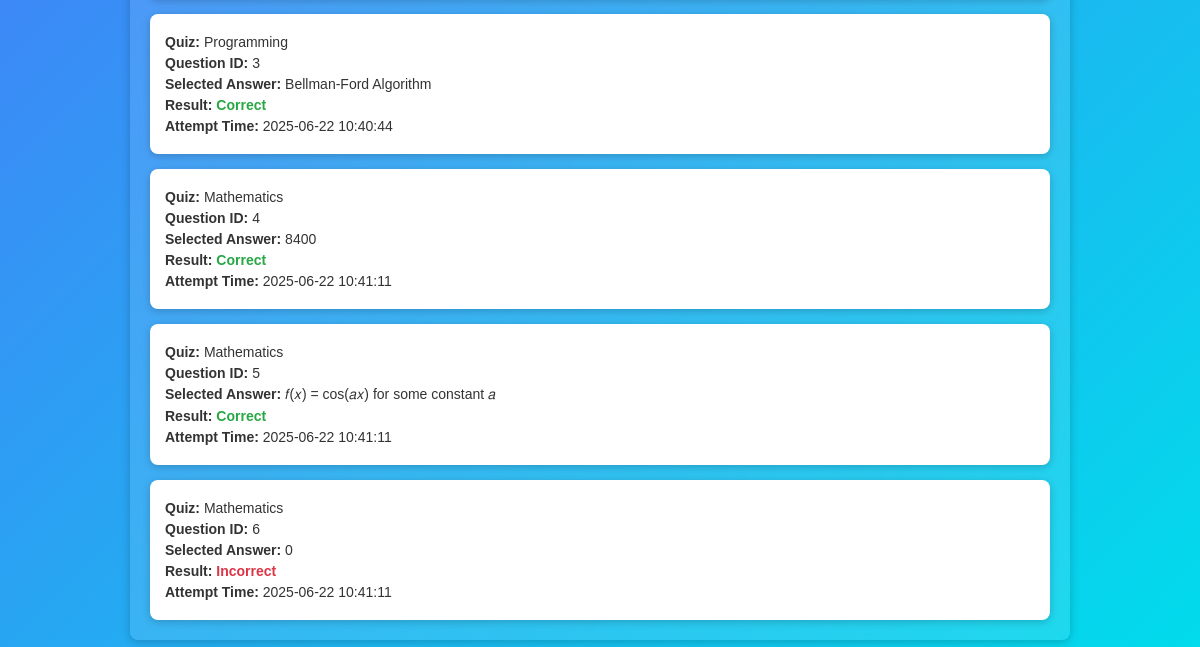
The app's page /progress (signed in, lower part), older data.
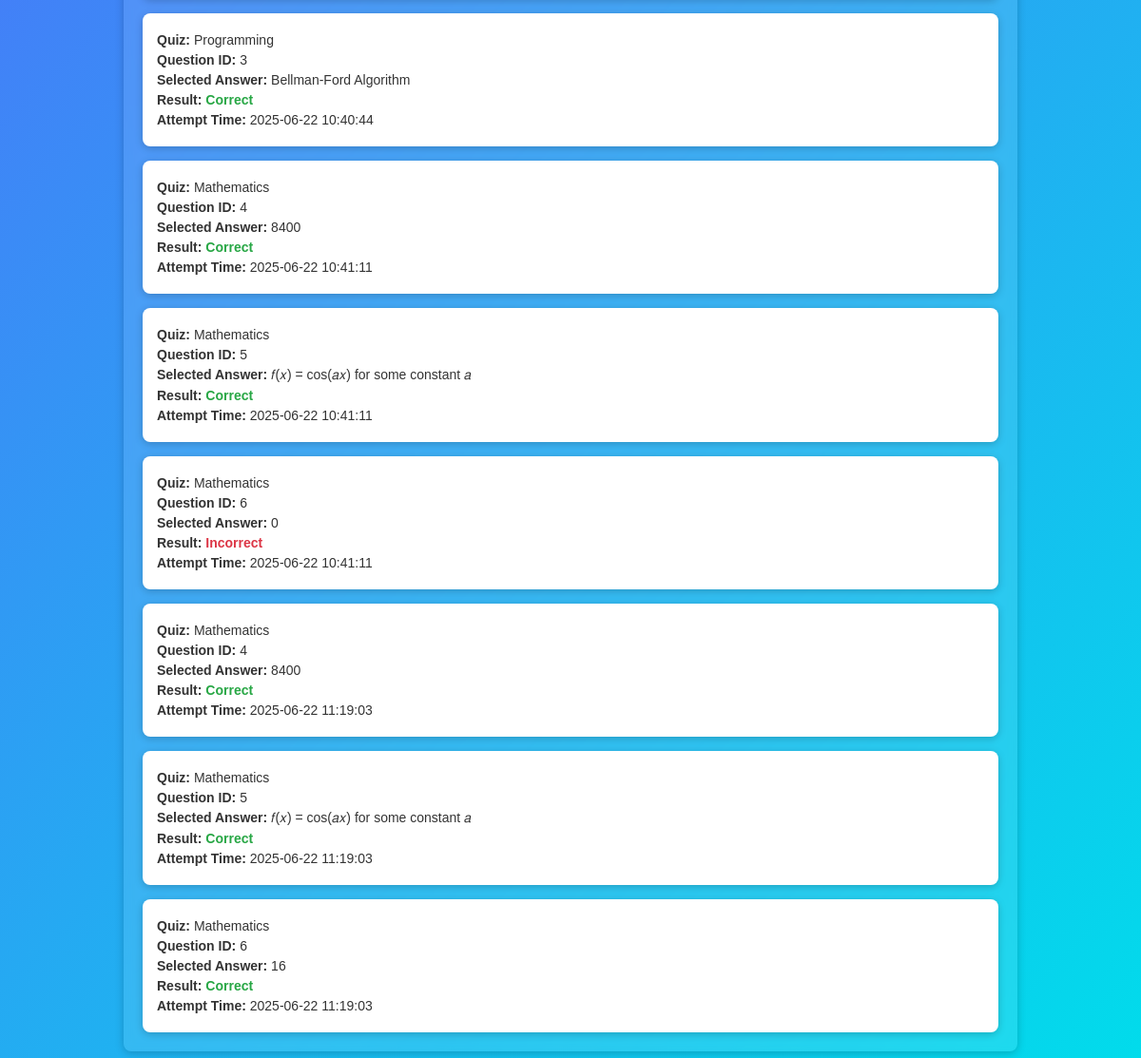
The same page, newer data.
### tables this page shows
CREATE TABLE attempts (
        attempt_id INTEGER PRIMARY KEY AUTOINCREMENT, 
        question_id INTEGER NOT NULL,
        quiz_id INTEGER NOT NULL,
        user_id INTEGER NOT NULL,
        score INTEGER NOT NULL,
        selected_answer TEXT NOT NULL,
        timestamp DATETIME DEFAULT CURRENT_TIMESTAMP,
        FOREIGN KEY (user_id) REFERENCES users (id) ON DELETE CASCADE,
        FOREIGN KEY (question_id) REFERENCES questions (question_id) ON DELETE CASCADE,
        FOREIGN KEY (quiz_id) REFERENCES quizzes (quiz_id) ON DELETE CASCADE
    );

CREATE TABLE quizzes (
        quiz_id INTEGER PRIMARY KEY AUTOINCREMENT,
        title TEXT NOT NULL,
        description TEXT NOT NULL
    );

### server.py (the view)
@app.route("/progress", methods = ["GET"])
def progress():
    if not session.get("username"):
        return redirect("/login")
    attempts = db.get_user_attempts(session.get("user_id"))
    return render_template("progress.html", attempts = attempts)

### db.py (called while the page is built)
    def get_user_attempts(self, user_id):
        cursor = self.conn.cursor()
        cursor.execute(queries.GET_USER_ATTEMPTS, (user_id,))
        return cursor.fetchall()

### templates/progress.html (shortened to what this page needs)
<!DOCTYPE html>
<html lang="en">
  <head>
    <link
      rel="stylesheet"
      href="{{ url_for('static', filename='progress.css') }}"
    />
  </head>
  <body>
    <main>
      <section class="progress-section">
        {% if attempts %}
        <div class="attempts-list">
          {% for attempt_id, quiz_id, quiz_title, question_id, selected_answer,
          score, timestamp in attempts %}
          <div class="attempt-card">
            <p><strong>Quiz:</strong> {{ quiz_title }}</p>
            <p><strong>Question ID:</strong> {{ question_id }}</p>
            <p><strong>Selected Answer:</strong> {{ selected_answer }}</p>
            <p>
              <strong>Result:</strong>
              {% if score == 1 %}
              <span class="correct">Correct</span>
              {% else %}
              <span class="incorrect">Incorrect</span>
              {% endif %}
            </p>
            <p><strong>Attempt Time:</strong> {{ timestamp }}</p>
          </div>
          {% endfor %}
        </div>
        {% else %}
        <p>No quiz attempts found. Take a quiz to see your progress!</p>
        {% endif %}
      </section>
    </main>
  </body>
</html>

### static/progress.css (style rules this page uses)
body { font-family: Arial, sans-serif; margin: 0; background: linear-gradient(135deg, #6b48ff, #00ddeb); min-height: 100vh; color: #fff; }
main { max-width: 900px; margin: 100px auto 40px; padding: 20px; background-color: rgba(255, 255, 255, 0.1); backdrop-filter: blur(5px); border-radius: 8px; box-shadow: 0 2px 10px rgba(0, 0, 0, 0.2); }
.progress-section { text-align: center; }
.attempts-list { display: flex; flex-direction: column; gap: 15px; }
.attempt-card { background-color: #fff; color: #333; padding: 15px; border-radius: 8px; box-shadow: 0 2px 8px rgba(0, 0, 0, 0.2); text-align: left; }
.attempt-card p { margin: 5px 0; font-size: 14px; }
.attempt-card .correct { color: #28a745; font-weight: bold; }
.attempt-card .incorrect { color: #dc3545; font-weight: bold; }

Row changes from the older to the newer data that the page shows:
added attempts: title "Mathematics", question "4", selected_answer "8400", score "Correct", timestamp "2025-06-22 11:19:03"
added attempts: title "Mathematics", question "5", selected_answer "𝑓(𝑥) = cos(𝑎𝑥) for some constant 𝑎", score "Correct", timestamp "2025-06-22 11:19:03"
added attempts: title "Mathematics", question "6", selected_answer "16", score "Correct", timestamp "2025-06-22 11:19:03"
